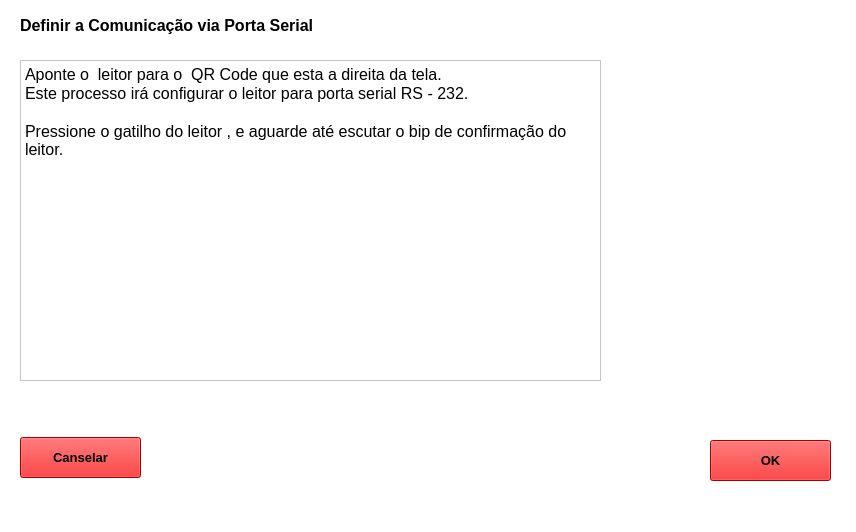
<?xml version="1.0" encoding="UTF-8"?>
<ui version="4.0">
 <class>MainWindow</class>
 <widget class="QMainWindow" name="MainWindow">
  <property name="geometry">
   <rect>
    <x>0</x>
    <y>0</y>
    <width>856</width>
    <height>532</height>
   </rect>
  </property>
  <property name="windowTitle">
   <string>MainWindow</string>
  </property>
  <property name="styleSheet">
   <string notr="true">background-color: rgb(255, 255, 255);</string>
  </property>
  <widget class="QWidget" name="centralwidget">
   <widget class="QLabel" name="label">
    <property name="geometry">
     <rect>
      <x>620</x>
      <y>20</y>
      <width>211</width>
      <height>231</height>
     </rect>
    </property>
    <property name="styleSheet">
     <string notr="true">image: url(:/DATALOGIC/DataLogic/DVR.jpg);</string>
    </property>
    <property name="text">
     <string>&lt;html&gt;&lt;head/&gt;&lt;body&gt;&lt;p&gt;&lt;br/&gt;&lt;/p&gt;&lt;/body&gt;&lt;/html&gt;</string>
    </property>
   </widget>
   <widget class="QTextBrowser" name="textBrowser">
    <property name="geometry">
     <rect>
      <x>20</x>
      <y>60</y>
      <width>581</width>
      <height>321</height>
     </rect>
    </property>
    <property name="html">
     <string>&lt;!DOCTYPE HTML PUBLIC &quot;-//W3C//DTD HTML 4.0//EN&quot; &quot;http://www.w3.org/TR/REC-html40/strict.dtd&quot;&gt;
&lt;html&gt;&lt;head&gt;&lt;meta name=&quot;qrichtext&quot; content=&quot;1&quot; /&gt;&lt;style type=&quot;text/css&quot;&gt;
p, li { white-space: pre-wrap; }
&lt;/style&gt;&lt;/head&gt;&lt;body style=&quot; font-family:'MS Shell Dlg 2'; font-size:7.8pt; font-weight:400; font-style:normal;&quot;&gt;
&lt;p style=&quot; margin-top:0px; margin-bottom:0px; margin-left:0px; margin-right:0px; -qt-block-indent:0; text-indent:0px;&quot;&gt;&lt;span style=&quot; font-size:12pt;&quot;&gt;Aponte o  leitor para o  QR Code que esta a direita da tela. &lt;/span&gt;&lt;/p&gt;
&lt;p style=&quot; margin-top:0px; margin-bottom:0px; margin-left:0px; margin-right:0px; -qt-block-indent:0; text-indent:0px;&quot;&gt;&lt;span style=&quot; font-size:12pt;&quot;&gt;Este processo irá configurar o leitor para porta serial RS - 232.&lt;/span&gt;&lt;/p&gt;
&lt;p style=&quot;-qt-paragraph-type:empty; margin-top:0px; margin-bottom:0px; margin-left:0px; margin-right:0px; -qt-block-indent:0; text-indent:0px; font-size:12pt;&quot;&gt;&lt;br /&gt;&lt;/p&gt;
&lt;p style=&quot; margin-top:0px; margin-bottom:0px; margin-left:0px; margin-right:0px; -qt-block-indent:0; text-indent:0px;&quot;&gt;&lt;span style=&quot; font-size:12pt;&quot;&gt;Pressione o gatilho do leitor , e aguarde até escutar o bip de confirmação do leitor.&lt;/span&gt;&lt;/p&gt;
&lt;p style=&quot;-qt-paragraph-type:empty; margin-top:0px; margin-bottom:0px; margin-left:0px; margin-right:0px; -qt-block-indent:0; text-indent:0px; font-size:11pt;&quot;&gt;&lt;br /&gt;&lt;/p&gt;
&lt;p style=&quot;-qt-paragraph-type:empty; margin-top:0px; margin-bottom:0px; margin-left:0px; margin-right:0px; -qt-block-indent:0; text-indent:0px;&quot;&gt;&lt;br /&gt;&lt;/p&gt;&lt;/body&gt;&lt;/html&gt;</string>
    </property>
   </widget>
   <widget class="QLabel" name="label_2">
    <property name="geometry">
     <rect>
      <x>20</x>
      <y>10</y>
      <width>411</width>
      <height>31</height>
     </rect>
    </property>
    <property name="font">
     <font>
      <pointsize>12</pointsize>
      <weight>75</weight>
      <bold>true</bold>
     </font>
    </property>
    <property name="text">
     <string>&lt;html&gt;&lt;head/&gt;&lt;body&gt;&lt;p&gt;Definir a Comunicação via Porta Serial&lt;/p&gt;&lt;/body&gt;&lt;/html&gt;</string>
    </property>
   </widget>
   <widget class="QPushButton" name="pushButton">
    <property name="geometry">
     <rect>
      <x>710</x>
      <y>440</y>
      <width>121</width>
      <height>41</height>
     </rect>
    </property>
    <property name="font">
     <font>
      <pointsize>10</pointsize>
      <weight>75</weight>
      <bold>true</bold>
     </font>
    </property>
    <property name="styleSheet">
     <string notr="true">background-color: rgb(234, 0, 0);</string>
    </property>
    <property name="text">
     <string>OK</string>
    </property>
   </widget>
   <widget class="QPushButton" name="pushButton_2">
    <property name="geometry">
     <rect>
      <x>20</x>
      <y>437</y>
      <width>121</width>
      <height>41</height>
     </rect>
    </property>
    <property name="font">
     <font>
      <pointsize>10</pointsize>
      <weight>75</weight>
      <bold>true</bold>
     </font>
    </property>
    <property name="styleSheet">
     <string notr="true">background-color: rgb(234, 0, 0);</string>
    </property>
    <property name="text">
     <string>Canselar</string>
    </property>
   </widget>
  </widget>
  <widget class="QMenuBar" name="menubar">
   <property name="geometry">
    <rect>
     <x>0</x>
     <y>0</y>
     <width>856</width>
     <height>26</height>
    </rect>
   </property>
  </widget>
  <widget class="QStatusBar" name="statusbar"/>
 </widget>
 <resources>
  <include location="logo.qrc"/>
 </resources>
 <connections/>
</ui>
